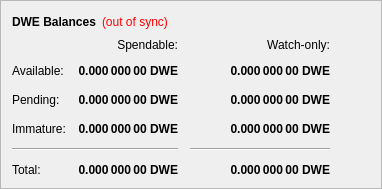
        <widget class="QFrame" name="frame">
         <property name="frameShape">
          <enum>QFrame::StyledPanel</enum>
         </property>
         <property name="frameShadow">
          <enum>QFrame::Raised</enum>
         </property>
         <layout class="QVBoxLayout" name="verticalLayout_4">
          <item>
           <layout class="QHBoxLayout" name="horizontalLayout_4">
            <item>
             <widget class="QLabel" name="label_5">
              <property name="font">
               <font>
                <weight>75</weight>
                <bold>true</bold>
               </font>
              </property>
              <property name="text">
               <string>DWE Balances</string>
              </property>
             </widget>
            </item>
            <item>
             <widget class="QLabel" name="labelWalletStatus">
              <property name="cursor">
               <cursorShape>WhatsThisCursor</cursorShape>
              </property>
              <property name="toolTip">
               <string>The displayed information may be out of date. Your wallet automatically synchronizes with the DWE network after a connection is established, but this process has not completed yet.</string>
              </property>
              <property name="styleSheet">
               <string notr="true">QLabel { color: red; }</string>
              </property>
              <property name="text">
               <string notr="true">(out of sync)</string>
              </property>
              <property name="alignment">
               <set>Qt::AlignLeading|Qt::AlignLeft|Qt::AlignVCenter</set>
              </property>
             </widget>
            </item>
            <item>
             <spacer name="horizontalSpacer_3">
              <property name="orientation">
               <enum>Qt::Horizontal</enum>
              </property>
              <property name="sizeHint" stdset="0">
               <size>
                <width>40</width>
                <height>20</height>
               </size>
              </property>
             </spacer>
            </item>
           </layout>
          </item>
          <item>
           <layout class="QGridLayout" name="gridLayout">
            <property name="spacing">
             <number>12</number>
            </property>
            <item row="2" column="2">
             <widget class="QLabel" name="labelWatchPending">
              <property name="font">
               <font>
                <weight>75</weight>
                <bold>true</bold>
               </font>
              </property>
              <property name="cursor">
               <cursorShape>IBeamCursor</cursorShape>
              </property>
              <property name="toolTip">
               <string>Unconfirmed transactions to watch-only addresses</string>
              </property>
              <property name="text">
               <string notr="true">0.000 000 00 DWE</string>
              </property>
              <property name="alignment">
               <set>Qt::AlignRight|Qt::AlignTrailing|Qt::AlignVCenter</set>
              </property>
              <property name="textInteractionFlags">
               <set>Qt::LinksAccessibleByMouse|Qt::TextSelectableByKeyboard|Qt::TextSelectableByMouse</set>
              </property>
             </widget>
            </item>
            <item row="2" column="1">
             <widget class="QLabel" name="labelUnconfirmed">
              <property name="font">
               <font>
                <weight>75</weight>
                <bold>true</bold>
               </font>
              </property>
              <property name="cursor">
               <cursorShape>IBeamCursor</cursorShape>
              </property>
              <property name="toolTip">
               <string>Total of transactions that have yet to be confirmed, and do not yet count toward the spendable balance</string>
              </property>
              <property name="text">
               <string notr="true">0.000 000 00 DWE</string>
              </property>
              <property name="alignment">
               <set>Qt::AlignRight|Qt::AlignTrailing|Qt::AlignVCenter</set>
              </property>
              <property name="textInteractionFlags">
               <set>Qt::LinksAccessibleByMouse|Qt::TextSelectableByKeyboard|Qt::TextSelectableByMouse</set>
              </property>
             </widget>
            </item>
            <item row="3" column="2">
             <widget class="QLabel" name="labelWatchImmature">
              <property name="font">
               <font>
                <weight>75</weight>
                <bold>true</bold>
               </font>
              </property>
              <property name="cursor">
               <cursorShape>IBeamCursor</cursorShape>
              </property>
              <property name="toolTip">
               <string>Staked or masternode rewards in watch-only addresses that has not yet matured</string>
              </property>
              <property name="text">
               <string notr="true">0.000 000 00 DWE</string>
              </property>
              <property name="alignment">
               <set>Qt::AlignRight|Qt::AlignTrailing|Qt::AlignVCenter</set>
              </property>
              <property name="textInteractionFlags">
               <set>Qt::LinksAccessibleByMouse|Qt::TextSelectableByKeyboard|Qt::TextSelectableByMouse</set>
              </property>
             </widget>
            </item>
            <item row="4" column="0" colspan="2">
             <widget class="Line" name="lineSpendableBalance">
              <property name="orientation">
               <enum>Qt::Horizontal</enum>
              </property>
             </widget>
            </item>
            <item row="4" column="2">
             <widget class="Line" name="lineWatchBalance">
              <property name="sizePolicy">
               <sizepolicy hsizetype="Preferred" vsizetype="Fixed">
                <horstretch>0</horstretch>
                <verstretch>0</verstretch>
               </sizepolicy>
              </property>
              <property name="minimumSize">
               <size>
                <width>140</width>
                <height>0</height>
               </size>
              </property>
              <property name="orientation">
               <enum>Qt::Horizontal</enum>
              </property>
             </widget>
            </item>
            <item row="5" column="0">
             <widget class="QLabel" name="labelTotalText">
              <property name="text">
               <string>Total:</string>
              </property>
             </widget>
            </item>
            <item row="3" column="1">
             <widget class="QLabel" name="labelImmature">
              <property name="font">
               <font>
                <weight>75</weight>
                <bold>true</bold>
               </font>
              </property>
              <property name="cursor">
               <cursorShape>IBeamCursor</cursorShape>
              </property>
              <property name="toolTip">
               <string>Staked or masternode rewards that has not yet matured</string>
              </property>
              <property name="text">
               <string notr="true">0.000 000 00 DWE</string>
              </property>
              <property name="alignment">
               <set>Qt::AlignRight|Qt::AlignTrailing|Qt::AlignVCenter</set>
              </property>
              <property name="textInteractionFlags">
               <set>Qt::LinksAccessibleByMouse|Qt::TextSelectableByKeyboard|Qt::TextSelectableByMouse</set>
              </property>
             </widget>
            </item>
            <item row="2" column="3">
             <spacer name="horizontalSpacer_2">
              <property name="orientation">
               <enum>Qt::Horizontal</enum>
              </property>
              <property name="sizeHint" stdset="0">
               <size>
                <width>40</width>
                <height>20</height>
               </size>
              </property>
             </spacer>
            </item>
            <item row="3" column="0">
             <widget class="QLabel" name="labelImmatureText">
              <property name="text">
               <string>Immature:</string>
              </property>
             </widget>
            </item>
            <item row="5" column="1">
             <widget class="QLabel" name="labelTotal">
              <property name="font">
               <font>
                <weight>75</weight>
                <bold>true</bold>
               </font>
              </property>
              <property name="cursor">
               <cursorShape>IBeamCursor</cursorShape>
              </property>
              <property name="toolTip">
               <string>Your current total balance</string>
              </property>
              <property name="text">
               <string notr="true">0.000 000 00 DWE</string>
              </property>
              <property name="alignment">
               <set>Qt::AlignRight|Qt::AlignTrailing|Qt::AlignVCenter</set>
              </property>
              <property name="textInteractionFlags">
               <set>Qt::LinksAccessibleByMouse|Qt::TextSelectableByKeyboard|Qt::TextSelectableByMouse</set>
              </property>
             </widget>
            </item>
            <item row="5" column="2">
             <widget class="QLabel" name="labelWatchTotal">
              <property name="font">
               <font>
                <weight>75</weight>
                <bold>true</bold>
               </font>
              </property>
              <property name="cursor">
               <cursorShape>IBeamCursor</cursorShape>
              </property>
              <property name="toolTip">
               <string>Current total balance in watch-only addresses</string>
              </property>
              <property name="text">
               <string notr="true">0.000 000 00 DWE</string>
              </property>
              <property name="alignment">
               <set>Qt::AlignRight|Qt::AlignTrailing|Qt::AlignVCenter</set>
              </property>
              <property name="textInteractionFlags">
               <set>Qt::LinksAccessibleByMouse|Qt::TextSelectableByKeyboard|Qt::TextSelectableByMouse</set>
              </property>
             </widget>
            </item>
            <item row="0" column="2">
             <widget class="QLabel" name="labelWatchonly">
              <property name="text">
               <string>Watch-only:</string>
              </property>
              <property name="alignment">
               <set>Qt::AlignRight|Qt::AlignTrailing|Qt::AlignVCenter</set>
              </property>
             </widget>
            </item>
            <item row="1" column="0">
             <widget class="QLabel" name="labelBalanceText">
              <property name="text">
               <string>Available:</string>
              </property>
             </widget>
            </item>
            <item row="1" column="1">
             <widget class="QLabel" name="labelBalance">
              <property name="font">
               <font>
                <weight>75</weight>
                <bold>true</bold>
               </font>
              </property>
              <property name="cursor">
               <cursorShape>IBeamCursor</cursorShape>
              </property>
              <property name="toolTip">
               <string>Your current spendable balance</string>
              </property>
              <property name="text">
               <string notr="true">0.000 000 00 DWE</string>
              </property>
              <property name="alignment">
               <set>Qt::AlignRight|Qt::AlignTrailing|Qt::AlignVCenter</set>
              </property>
              <property name="textInteractionFlags">
               <set>Qt::LinksAccessibleByMouse|Qt::TextSelectableByKeyboard|Qt::TextSelectableByMouse</set>
              </property>
             </widget>
            </item>
            <item row="1" column="2">
             <widget class="QLabel" name="labelWatchAvailable">
              <property name="font">
               <font>
                <weight>75</weight>
                <bold>true</bold>
               </font>
              </property>
              <property name="cursor">
               <cursorShape>IBeamCursor</cursorShape>
              </property>
              <property name="toolTip">
               <string>Your current balance in watch-only addresses</string>
              </property>
              <property name="text">
               <string notr="true">0.000 000 00 DWE</string>
              </property>
              <property name="alignment">
               <set>Qt::AlignRight|Qt::AlignTrailing|Qt::AlignVCenter</set>
              </property>
              <property name="textInteractionFlags">
               <set>Qt::LinksAccessibleByMouse|Qt::TextSelectableByKeyboard|Qt::TextSelectableByMouse</set>
              </property>
             </widget>
            </item>
            <item row="2" column="0">
             <widget class="QLabel" name="labelPendingText">
              <property name="text">
               <string>Pending:</string>
              </property>
             </widget>
            </item>
            <item row="0" column="1">
             <widget class="QLabel" name="labelSpendable">
              <property name="text">
               <string>Spendable:</string>
              </property>
              <property name="alignment">
               <set>Qt::AlignRight|Qt::AlignTrailing|Qt::AlignVCenter</set>
              </property>
             </widget>
            </item>
           </layout>
          </item>
         </layout>
        </widget>
